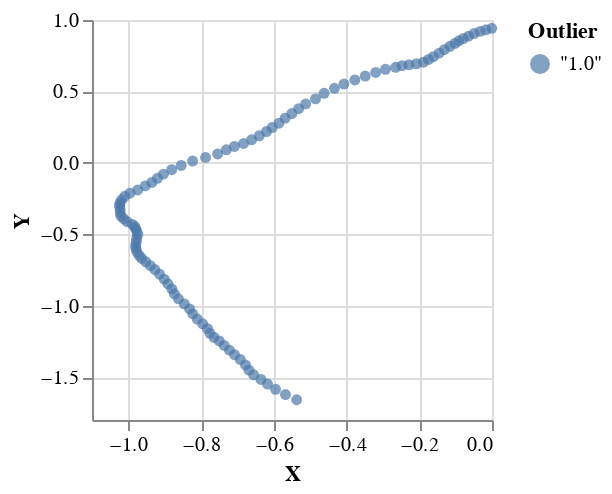

The cell this chart's notebook holds for it:
### Code cell
plotVega ( zip positions $ Prelude.repeat $ T.pack "1.0")

### Figure 1 — Vega-Lite specification as saved in the notebook (floating-point values rounded to 4 significant figures)
{"$schema": "https://vega.github.io/schema/vega-lite/v4.json", "data": {"values": [{"Outlier": "\"1.0\"", "X": -0.0007598, "Y": 0.9416}, {"Outlier": "\"1.0\"", "X": -0.01696, "Y": 0.9316}, {"Outlier": "\"1.0\"", "X": -0.0327, "Y": 0.9203}, {"Outlier": "\"1.0\"", "X": -0.04932, "Y": 0.9049}, {"Outlier": "\"1.0\"", "X": -0.06415, "Y": 0.8871}, {"Outlier": "\"1.0\"", "X": -0.07873, "Y": 0.8703}, {"Outlier": "\"1.0\"", "X": -0.09101, "Y": 0.8546}, {"Outlier": "\"1.0\"", "X": -0.1018, "Y": 0.8361}, {"Outlier": "\"1.0\"", "X": -0.1157, "Y": 0.8161}, {"Outlier": "\"1.0\"", "X": -0.1311, "Y": 0.7924}, {"Outlier": "\"1.0\"", "X": -0.1454, "Y": 0.7682}, {"Outlier": "\"1.0\"", "X": -0.1611, "Y": 0.7429}, {"Outlier": "\"1.0\"", "X": -0.1746, "Y": 0.7236}, {"Outlier": "\"1.0\"", "X": -0.1887, "Y": 0.7045}, {"Outlier": "\"1.0\"", "X": -0.2083, "Y": 0.6937}, {"Outlier": "\"1.0\"", "X": -0.2284, "Y": 0.6861}, {"Outlier": "\"1.0\"", "X": -0.2473, "Y": 0.6801}, {"Outlier": "\"1.0\"", "X": -0.2651, "Y": 0.6686}, {"Outlier": "\"1.0\"", "X": -0.2929, "Y": 0.6547}, {"Outlier": "\"1.0\"", "X": -0.3198, "Y": 0.633}, {"Outlier": "\"1.0\"", "X": -0.3486, "Y": 0.6077}, {"Outlier": "\"1.0\"", "X": -0.3771, "Y": 0.5801}, {"Outlier": "\"1.0\"", "X": -0.407, "Y": 0.5516}, {"Outlier": "\"1.0\"", "X": -0.4334, "Y": 0.522}, {"Outlier": "\"1.0\"", "X": -0.4617, "Y": 0.4872}, {"Outlier": "\"1.0\"", "X": -0.4854, "Y": 0.448}, {"Outlier": "\"1.0\"", "X": -0.5122, "Y": 0.4127}, {"Outlier": "\"1.0\"", "X": -0.5316, "Y": 0.3789}, {"Outlier": "\"1.0\"", "X": -0.5505, "Y": 0.3453}, {"Outlier": "\"1.0\"", "X": -0.5687, "Y": 0.3131}, {"Outlier": "\"1.0\"", "X": -0.5858, "Y": 0.2773}, {"Outlier": "\"1.0\"", "X": -0.6046, "Y": 0.2473}, {"Outlier": "\"1.0\"", "X": -0.6202, "Y": 0.2192}, {"Outlier": "\"1.0\"", "X": -0.64, "Y": 0.1896}, {"Outlier": "\"1.0\"", "X": -0.6612, "Y": 0.1615}, {"Outlier": "\"1.0\"", "X": -0.6833, "Y": 0.1355}, {"Outlier": "\"1.0\"", "X": -0.7084, "Y": 0.1147}, {"Outlier": "\"1.0\"", "X": -0.7306, "Y": 0.09103}, {"Outlier": "\"1.0\"", "X": -0.7544, "Y": 0.06268}, {"Outlier": "\"1.0\"", "X": -0.7877, "Y": 0.03792}, {"Outlier": "\"1.0\"", "X": -0.8233, "Y": 0.01242}, {"Outlier": "\"1.0\"", "X": -0.8547, "Y": -0.0181}, {"Outlier": "\"1.0\"", "X": -0.881, "Y": -0.04817}, {"Outlier": "\"1.0\"", "X": -0.9035, "Y": -0.07872}, {"Outlier": "\"1.0\"", "X": -0.9201, "Y": -0.1081}, {"Outlier": "\"1.0\"", "X": -0.9355, "Y": -0.1371}, {"Outlier": "\"1.0\"", "X": -0.9535, "Y": -0.1611}, {"Outlier": "\"1.0\"", "X": -0.9743, "Y": -0.1894}, {"Outlier": "\"1.0\"", "X": -0.9956, "Y": -0.2123}, {"Outlier": "\"1.0\"", "X": -1.01, "Y": -0.2339}, {"Outlier": "\"1.0\"", "X": -1.019, "Y": -0.2584}, {"Outlier": "\"1.0\"", "X": -1.023, "Y": -0.2804}, {"Outlier": "\"1.0\"", "X": -1.025, "Y": -0.2997}, {"Outlier": "\"1.0\"", "X": -1.023, "Y": -0.3244}, {"Outlier": "\"1.0\"", "X": -1.022, "Y": -0.3495}, {"Outlier": "\"1.0\"", "X": -1.021, "Y": -0.3722}, {"Outlier": "\"1.0\"", "X": -1.012, "Y": -0.3928}, {"Outlier": "\"1.0\"", "X": -1.003, "Y": -0.4121}, {"Outlier": "\"1.0\"", "X": -0.9888, "Y": -0.4306}, {"Outlier": "\"1.0\"", "X": -0.9827, "Y": -0.4455}, {"Outlier": "\"1.0\"", "X": -0.9798, "Y": -0.4629}, {"Outlier": "\"1.0\"", "X": -0.9768, "Y": -0.4786}, {"Outlier": "\"1.0\"", "X": -0.9741, "Y": -0.5012}, {"Outlier": "\"1.0\"", "X": -0.9772, "Y": -0.5289}, {"Outlier": "\"1.0\"", "X": -0.9782, "Y": -0.5538}, {"Outlier": "\"1.0\"", "X": -0.9801, "Y": -0.5793}, {"Outlier": "\"1.0\"", "X": -0.9791, "Y": -0.5987}, {"Outlier": "\"1.0\"", "X": -0.9766, "Y": -0.6238}, {"Outlier": "\"1.0\"", "X": -0.9702, "Y": -0.6479}, {"Outlier": "\"1.0\"", "X": -0.9634, "Y": -0.669}, {"Outlier": "\"1.0\"", "X": -0.9519, "Y": -0.6925}, {"Outlier": "\"1.0\"", "X": -0.9395, "Y": -0.7192}, {"Outlier": "\"1.0\"", "X": -0.9268, "Y": -0.7471}, {"Outlier": "\"1.0\"", "X": -0.9143, "Y": -0.7792}, {"Outlier": "\"1.0\"", "X": -0.9015, "Y": -0.8138}, {"Outlier": "\"1.0\"", "X": -0.8911, "Y": -0.8468}, {"Outlier": "\"1.0\"", "X": -0.8805, "Y": -0.882}, {"Outlier": "\"1.0\"", "X": -0.8734, "Y": -0.9164}, {"Outlier": "\"1.0\"", "X": -0.8623, "Y": -0.9515}, {"Outlier": "\"1.0\"", "X": -0.8462, "Y": -0.9878}, {"Outlier": "\"1.0\"", "X": -0.8317, "Y": -1.022}, {"Outlier": "\"1.0\"", "X": -0.8229, "Y": -1.057}, {"Outlier": "\"1.0\"", "X": -0.8107, "Y": -1.093}, {"Outlier": "\"1.0\"", "X": -0.7956, "Y": -1.126}, {"Outlier": "\"1.0\"", "X": -0.7823, "Y": -1.16}, {"Outlier": "\"1.0\"", "X": -0.7757, "Y": -1.193}, {"Outlier": "\"1.0\"", "X": -0.7645, "Y": -1.221}, {"Outlier": "\"1.0\"", "X": -0.7501, "Y": -1.246}, {"Outlier": "\"1.0\"", "X": -0.7365, "Y": -1.278}, {"Outlier": "\"1.0\"", "X": -0.7222, "Y": -1.311}, {"Outlier": "\"1.0\"", "X": -0.708, "Y": -1.343}, {"Outlier": "\"1.0\"", "X": -0.6923, "Y": -1.376}, {"Outlier": "\"1.0\"", "X": -0.6779, "Y": -1.415}, {"Outlier": "\"1.0\"", "X": -0.6683, "Y": -1.451}, {"Outlier": "\"1.0\"", "X": -0.6555, "Y": -1.483}, {"Outlier": "\"1.0\"", "X": -0.6353, "Y": -1.516}, {"Outlier": "\"1.0\"", "X": -0.6174, "Y": -1.548}, {"Outlier": "\"1.0\"", "X": -0.5952, "Y": -1.585}, {"Outlier": "\"1.0\"", "X": -0.5679, "Y": -1.622}, {"Outlier": "\"1.0\"", "X": -0.5373, "Y": -1.658}]}, "encoding": {"color": {"field": "Outlier"}, "x": {"field": "X", "type": "quantitative"}, "y": {"field": "Y", "type": "quantitative"}}, "height": 200, "mark": "circle", "width": 200}
